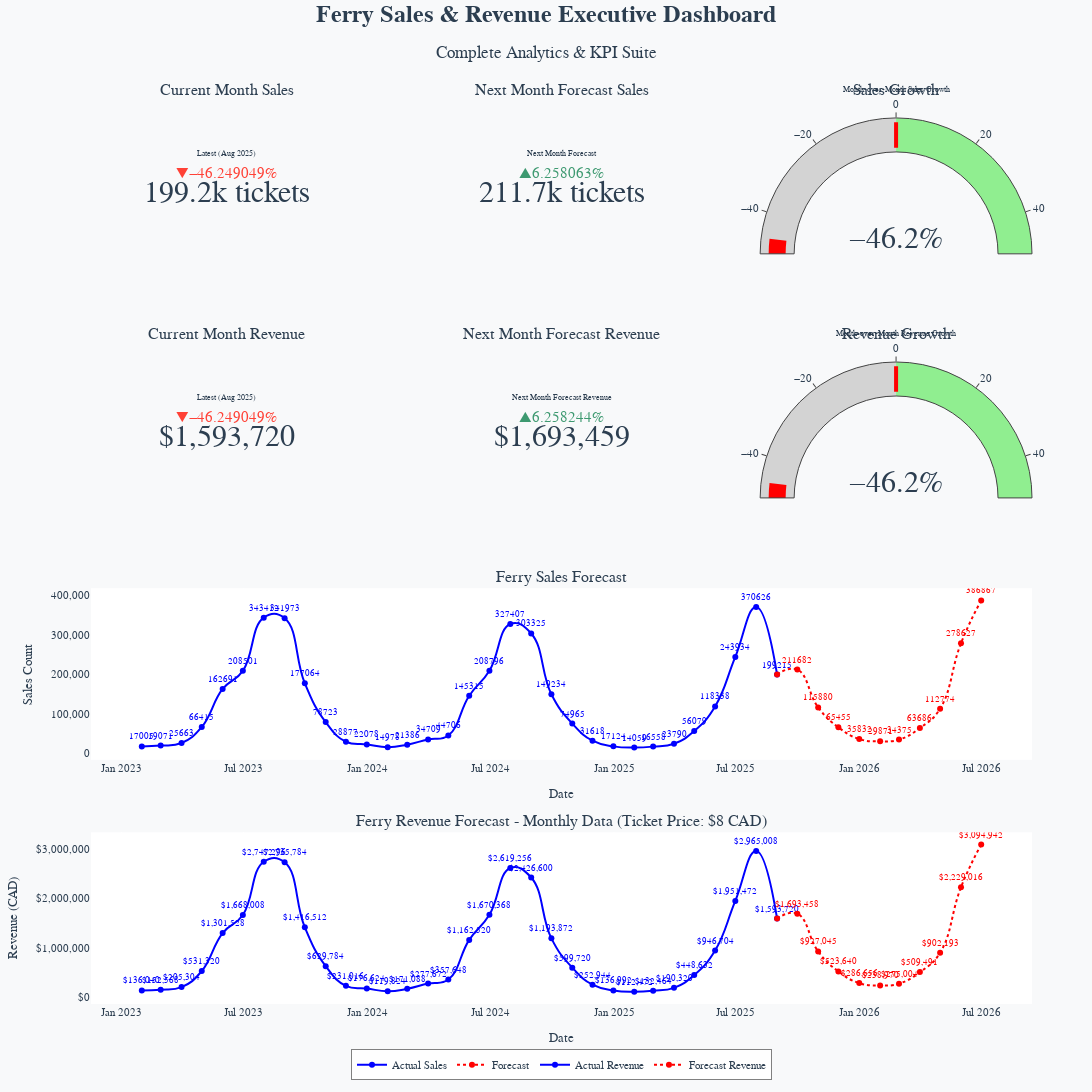

Here is the notebook cell this chart was saved with:
### Code cell
import plotly.graph_objects as go
from plotly.subplots import make_subplots
import pandas as pd

# Set ticket price
ticket_price = 8.0

# Calculate revenue
df_revenue = df.copy()
df_revenue['Revenue'] = df_revenue['Sales Count'] * ticket_price

forecast_revenue = forecast.copy()
forecast_revenue['Revenue'] = forecast_revenue['yhat'] * ticket_price

# Get KPI values (your original function)
def get_kpis():
    kpis = {}
    last_month = df_revenue['Date'].max()
    last_data = df_revenue[df_revenue['Date'] == last_month]
    kpis['this_month_sales'] = last_data['Sales Count'].iloc[0]
    kpis['this_month_revenue'] = last_data['Revenue'].iloc[0]
    kpis['this_month_label'] = f"Latest ({last_month.strftime('%b %Y')})"
    
    next_month_forecast = forecast_revenue.iloc[0]
    kpis['next_month_sales'] = int(next_month_forecast['yhat'])
    kpis['next_month_revenue'] = next_month_forecast['Revenue']
    
    if len(df_revenue) >= 2:
        prev_month = df_revenue.iloc[-2]
        current_month_data = df_revenue.iloc[-1]
        kpis['prev_month_sales'] = prev_month['Sales Count']
        kpis['prev_month_revenue'] = prev_month['Revenue']
        kpis['sales_growth'] = ((current_month_data['Sales Count'] - prev_month['Sales Count']) / prev_month['Sales Count']) * 100
        kpis['revenue_growth'] = ((current_month_data['Revenue'] - prev_month['Revenue']) / prev_month['Revenue']) * 100
    else:
        kpis['prev_month_sales'] = kpis['this_month_sales']
        kpis['prev_month_revenue'] = kpis['this_month_revenue']
        kpis['sales_growth'] = 0
        kpis['revenue_growth'] = 0
    
    kpis['forecast_sales_change'] = ((kpis['next_month_sales'] - kpis['this_month_sales']) / kpis['this_month_sales']) * 100
    kpis['forecast_revenue_change'] = ((kpis['next_month_revenue'] - kpis['this_month_revenue']) / kpis['this_month_revenue']) * 100
    
    return kpis

kpis = get_kpis()

# Create layout with KPIs at top, then your charts
fig = make_subplots(
    rows=4, cols=3,
    specs=[
        # Row 1: All 6 KPIs (your complete KPI dashboard)
        [{"type": "indicator"}, {"type": "indicator"}, {"type": "indicator"}],
        # Row 2: Second row of KPIs
        [{"type": "indicator"}, {"type": "indicator"}, {"type": "indicator"}],
        # Row 3: Sales forecast chart (full width)
        [{"colspan": 3}, None, None],
        # Row 4: Revenue forecast chart (full width)  
        [{"colspan": 3}, None, None]
    ],
    subplot_titles=[
        "Current Month Sales", "Next Month Forecast Sales", "Sales Growth",
        "Current Month Revenue", "Next Month Forecast Revenue", "Revenue Growth", 
        "Ferry Sales Forecast", 
        "Ferry Revenue Forecast - Monthly Data (Ticket Price: $8 CAD)"
    ],
    vertical_spacing=0.08
)

# Row 1: Sales KPIs (exactly as you had them)
# Current Month Sales KPI
fig.add_trace(go.Indicator(
    mode="number+delta",
    value=kpis['this_month_sales'],
    number={'suffix': " tickets", 'font': {'size': 30}},
    delta={'reference': kpis.get('prev_month_sales', kpis['this_month_sales']), 'relative': True, 'position': "top"},
    title={"text": kpis.get('this_month_label', 'Current Month')},
), row=1, col=1)

# Next Month Forecast Sales KPI
fig.add_trace(go.Indicator(
    mode="number+delta",
    value=kpis['next_month_sales'],
    number={'suffix': " tickets", 'font': {'size': 30}},
    delta={'reference': kpis['this_month_sales'], 'relative': True, 'position': "top"},
    title={"text": "Next Month Forecast"},
), row=1, col=2)

# Sales Growth Gauge (exactly as you had it)
fig.add_trace(go.Indicator(
    mode="number+gauge",
    value=kpis.get('sales_growth', 0),
    number={'suffix': "%", 'font': {'size': 30}},
    gauge={'axis': {'range': [-50, 50]},
           'bar': {'color': "green" if kpis.get('sales_growth', 0) > 0 else "red"},
           'steps': [{'range': [-50, 0], 'color': "lightgray"},
                    {'range': [0, 50], 'color': "lightgreen"}],
           'threshold': {'line': {'color': "red", 'width': 4},
                        'thickness': 0.75, 'value': 0}},
    title={"text": "Month-over-Month Sales Growth"},
), row=1, col=3)

# Row 2: Revenue KPIs (exactly as you had them)
# Current Month Revenue KPI
fig.add_trace(go.Indicator(
    mode="number+delta",
    value=kpis['this_month_revenue'],
    number={'prefix': "$", 'font': {'size': 30}, 'valueformat': ',.0f'},
    delta={'reference': kpis.get('prev_month_revenue', kpis['this_month_revenue']), 'relative': True, 'position': "top"},
    title={"text": kpis.get('this_month_label', 'Current Month Revenue')},
), row=2, col=1)

# Next Month Forecast Revenue KPI
fig.add_trace(go.Indicator(
    mode="number+delta",
    value=kpis['next_month_revenue'],
    number={'prefix': "$", 'font': {'size': 30}, 'valueformat': ',.0f'},
    delta={'reference': kpis['this_month_revenue'], 'relative': True, 'position': "top"},
    title={"text": "Next Month Forecast Revenue"},
), row=2, col=2)

# Revenue Growth Gauge (exactly as you had it)
fig.add_trace(go.Indicator(
    mode="number+gauge",
    value=kpis.get('revenue_growth', 0),
    number={'suffix': "%", 'font': {'size': 30}},
    gauge={'axis': {'range': [-50, 50]},
           'bar': {'color': "green" if kpis.get('revenue_growth', 0) > 0 else "red"},
           'steps': [{'range': [-50, 0], 'color': "lightgray"},
                    {'range': [0, 50], 'color': "lightgreen"}],
           'threshold': {'line': {'color': "red", 'width': 4},
                        'thickness': 0.75, 'value': 0}},
    title={"text": "Month-over-Month Revenue Growth"},
), row=2, col=3)

# Row 3: Your Sales Forecast (exactly as you had it)
fig.add_trace(go.Scatter(
    x=df['Date'],
    y=df['Sales Count'],
    mode='lines+markers+text',
    text=df['Sales Count'],
    textposition='top center',
    textfont=dict(size=9, color='blue'),
    name='Actual Sales',
    line=dict(color='blue', width=2, shape='spline', smoothing=1.3),
    marker=dict(size=6, color='blue')
), row=3, col=1)

# Create seamless connection for forecast
last_actual_date = df['Date'].iloc[-1]
last_actual_value = df['Sales Count'].iloc[-1]
forecast_dates = [last_actual_date] + list(forecast['ds'])
forecast_values = [last_actual_value] + list(forecast['yhat'])

fig.add_trace(go.Scatter(
    x=forecast_dates,
    y=forecast_values,
    mode='lines+markers+text',
    text=[''] + [f"{int(val)}" for val in forecast['yhat']],
    textposition='top center',
    textfont=dict(size=9, color='red'),
    name='Forecast',
    line=dict(color='red', width=2, dash='dot', shape='spline', smoothing=1.3),
    marker=dict(size=6, color='red')
), row=3, col=1)

# Row 4: Your Revenue Forecast (exactly as you had it)
fig.add_trace(go.Scatter(
    x=df_revenue['Date'],
    y=df_revenue['Revenue'],
    mode='lines+markers+text',
    text=[f"${int(val):,}" for val in df_revenue['Revenue']],
    textposition='top center',
    textfont=dict(size=9, color='blue'),
    name='Actual Revenue',
    line=dict(color='blue', width=2, shape='spline', smoothing=1.3),
    marker=dict(size=6, color='blue')
), row=4, col=1)

# Forecast revenue
last_actual_revenue = df_revenue['Revenue'].iloc[-1]
forecast_revenue_dates = [last_actual_date] + list(forecast_revenue['ds'])
forecast_revenue_values = [last_actual_revenue] + list(forecast_revenue['Revenue'])

fig.add_trace(go.Scatter(
    x=forecast_revenue_dates,
    y=forecast_revenue_values,
    mode='lines+markers+text',
    text=[''] + [f"${int(val):,}" for val in forecast_revenue['Revenue']],
    textposition='top center',
    textfont=dict(size=9, color='red'),
    name='Forecast Revenue',
    line=dict(color='red', width=2, dash='dot', shape='spline', smoothing=1.3),
    marker=dict(size=6, color='red')
), row=4, col=1)

# Update layout to match your original styling
fig.update_layout(
    title={
        'text': '<b>Ferry Sales & Revenue Executive Dashboard</b><br><sub>Complete Analytics & KPI Suite</sub>',
        'x': 0.5,
        'y': 0.98,
        'font': {'size': 24, 'family': 'Arial Black', 'color': '#2c3e50'}
    },
    height=1400,
    width=1600,
    showlegend=True,
    paper_bgcolor='#f8f9fa',
    plot_bgcolor='white',
    font=dict(family="Arial", size=11, color='#2c3e50'),
    legend=dict(
        orientation="h",
        yanchor="top",
        y=-0.05,
        xanchor="center",
        x=0.5,
        bgcolor='rgba(255,255,255,0.9)',
        bordercolor='gray',
        borderwidth=1
    ),
    margin=dict(t=100, b=80, l=60, r=60)  # Add more bottom margin for legend
)

# Update axes to match your original formatting
fig.update_yaxes(title_text="Sales Count", tickformat=',.0f', row=3, col=1)
fig.update_yaxes(title_text="Revenue (CAD)", tickformat='$,.0f', row=4, col=1)
fig.update_xaxes(title_text="Date", row=3, col=1)
fig.update_xaxes(title_text="Date", row=4, col=1)

fig.show()

# Your original summary
print("\n" + "="*70)
print("FERRY OPERATIONS - EXECUTIVE KPI SUMMARY")
print("="*70)
print(f"📊 CURRENT PERFORMANCE:")
print(f"   Current Month Sales: {kpis['this_month_sales']:,} tickets")
print(f"   Current Month Revenue: ${kpis['this_month_revenue']:,.0f} CAD")
print(f"   Month-over-Month Growth: {kpis.get('sales_growth', 0):+.1f}%")
print()
print(f"🔮 NEXT MONTH FORECAST:")
print(f"   Forecasted Sales: {kpis['next_month_sales']:,} tickets")
print(f"   Forecasted Revenue: ${kpis['next_month_revenue']:,.0f} CAD")
print(f"   Expected Change: {kpis['forecast_sales_change']:+.1f}% sales, {kpis['forecast_revenue_change']:+.1f}% revenue")
print()
print(f"💰 KEY METRICS:")
print(f"   Average Ticket Price: ${ticket_price:.2f} CAD")
print(f"   Revenue per Ticket: ${kpis['this_month_revenue']/kpis['this_month_sales']:.2f} CAD")
print("="*70)

### Figure 1 — Plotly figure (JSON) as saved in the notebook; plotly's stock layout.template omitted (floating-point values rounded to 4 significant figures)
{"data": [{"delta": {"position": "top", "reference": 370626, "relative": true}, "domain": {"x": [0, 0.2889], "y": [0.81, 1]}, "mode": "number+delta", "number": {"font": {"size": 30}, "suffix": " tickets"}, "title": {"text": "Latest (Aug 2025)"}, "type": "indicator", "value": 199215}, {"delta": {"position": "top", "reference": 199215, "relative": true}, "domain": {"x": [0.3556, 0.6444], "y": [0.81, 1]}, "mode": "number+delta", "number": {"font": {"size": 30}, "suffix": " tickets"}, "title": {"text": "Next Month Forecast"}, "type": "indicator", "value": 211682}, {"domain": {"x": [0.7111, 1], "y": [0.81, 1]}, "gauge": {"axis": {"range": [-50, 50]}, "bar": {"color": "red"}, "steps": [{"color": "lightgray", "range": [-50, 0]}, {"color": "lightgreen", "range": [0, 50]}], "threshold": {"line": {"color": "red", "width": 4}, "thickness": 0.75, "value": 0}}, "mode": "number+gauge", "number": {"font": {"size": 30}, "suffix": "%"}, "title": {"text": "Month-over-Month Sales Growth"}, "type": "indicator", "value": -46.25}, {"delta": {"position": "top", "reference": 2965008, "relative": true}, "domain": {"x": [0, 0.2889], "y": [0.54, 0.73]}, "mode": "number+delta", "number": {"font": {"size": 30}, "prefix": "$", "valueformat": ",.0f"}, "title": {"text": "Latest (Aug 2025)"}, "type": "indicator", "value": 1593720}, {"delta": {"position": "top", "reference": 1593720, "relative": true}, "domain": {"x": [0.3556, 0.6444], "y": [0.54, 0.73]}, "mode": "number+delta", "number": {"font": {"size": 30}, "prefix": "$", "valueformat": ",.0f"}, "title": {"text": "Next Month Forecast Revenue"}, "type": "indicator", "value": 1693000.0}, {"domain": {"x": [0.7111, 1], "y": [0.54, 0.73]}, "gauge": {"axis": {"range": [-50, 50]}, "bar": {"color": "red"}, "steps": [{"color": "lightgray", "range": [-50, 0]}, {"color": "lightgreen", "range": [0, 50]}], "threshold": {"line": {"color": "red", "width": 4}, "thickness": 0.75, "value": 0}}, "mode": "number+gauge", "number": {"font": {"size": 30}, "suffix": "%"}, "title": {"text": "Month-over-Month Revenue Growth"}, "type": "indicator", "value": -46.25}, {"line": {"color": "blue", "shape": "spline", "smoothing": 1.3, "width": 2}, "marker": {"color": "blue", "size": 6}, "mode": "lines+markers+text", "name": "Actual Sales", "text": [17000.0, 19070.0, 25660.0, 66420.0, 162700.0, 208500.0, 343400.0, 342000.0, 177100.0, 78720.0, 28880.0, 22080.0, 14980.0, 21390.0, 34710.0, 44710.0, 145300.0, 208800.0, 327400.0, 303300.0, 149200.0, 74960.0, 31620.0, 17120.0, 14060.0, 16560.0, 23790.0, 56080.0, 118300.0, 243900.0, 370600.0, 199200.0], "textfont": {"color": "blue", "size": 9}, "textposition": "top center", "type": "scatter", "x": ["2023-01-31T00:00:00.000000000", "2023-02-28T00:00:00.000000000", "2023-03-31T00:00:00.000000000", "2023-04-30T00:00:00.000000000", "2023-05-31T00:00:00.000000000", "2023-06-30T00:00:00.000000000", "2023-07-31T00:00:00.000000000", "2023-08-31T00:00:00.000000000", "2023-09-30T00:00:00.000000000", "2023-10-31T00:00:00.000000000", "2023-11-30T00:00:00.000000000", "2023-12-31T00:00:00.000000000", "2024-01-31T00:00:00.000000000", "2024-02-29T00:00:00.000000000", "2024-03-31T00:00:00.000000000", "2024-04-30T00:00:00.000000000", "2024-05-31T00:00:00.000000000", "2024-06-30T00:00:00.000000000", "2024-07-31T00:00:00.000000000", "2024-08-31T00:00:00.000000000", "2024-09-30T00:00:00.000000000", "2024-10-31T00:00:00.000000000", "2024-11-30T00:00:00.000000000", "2024-12-31T00:00:00.000000000", "2025-01-31T00:00:00.000000000", "2025-02-28T00:00:00.000000000", "2025-03-31T00:00:00.000000000", "2025-04-30T00:00:00.000000000", "2025-05-31T00:00:00.000000000", "2025-06-30T00:00:00.000000000", "2025-07-31T00:00:00.000000000", "2025-08-31T00:00:00.000000000"], "xaxis": "x", "y": [17005, 19071, 25663, 66415, 162691, 208501, 343412, 341973, 177064, 78723, 28877, 22078, 14978, 21386, 34709, 44706, 145315, 208796, 327407, 303325, 149234, 74965, 31618, 17124, 14059, 16558, 23790, 56079, 118338, 243934, 370626, 199215], "yaxis": "y"}, {"line": {"color": "red", "dash": "dot", "shape": "spline", "smoothing": 1.3, "width": 2}, "marker": {"color": "red", "size": 6}, "mode": "lines+markers+text", "name": "Forecast", "text": ["", "211682", "115880", "65455", "35832", "29871", "34375", "63686", "112774", "278627", "386867"], "textfont": {"color": "red", "size": 9}, "textposition": "top center", "type": "scatter", "x": ["2025-08-31T00:00:00", "2025-09-30T00:00:00", "2025-10-31T00:00:00", "2025-11-30T00:00:00", "2025-12-31T00:00:00", "2026-01-31T00:00:00", "2026-02-28T00:00:00", "2026-03-31T00:00:00", "2026-04-30T00:00:00", "2026-05-31T00:00:00", "2026-06-30T00:00:00"], "xaxis": "x", "y": [199215, 211700.0, 115900.0, 65460.0, 35830.0, 29870.0, 34380.0, 63690.0, 112800.0, 278600.0, 386900.0], "yaxis": "y"}, {"line": {"color": "blue", "shape": "spline", "smoothing": 1.3, "width": 2}, "marker": {"color": "blue", "size": 6}, "mode": "lines+markers+text", "name": "Actual Revenue", "text": ["$136,040", "$152,568", "$205,304", "$531,320", "$1,301,528", "$1,668,008", "$2,747,296", "$2,735,784", "$1,416,512", "$629,784", "$231,016", "$176,624", "$119,824", "$171,088", "$277,672", "$357,648", "$1,162,520", "$1,670,368", "$2,619,256", "$2,426,600", "$1,193,872", "$599,720", "$252,944", "$136,992", "$112,472", "$132,464", "$190,320", "$448,632", "$946,704", "$1,951,472", "$2,965,008", "$1,593,720"], "textfont": {"color": "blue", "size": 9}, "textposition": "top center", "type": "scatter", "x": ["2023-01-31T00:00:00.000000000", "2023-02-28T00:00:00.000000000", "2023-03-31T00:00:00.000000000", "2023-04-30T00:00:00.000000000", "2023-05-31T00:00:00.000000000", "2023-06-30T00:00:00.000000000", "2023-07-31T00:00:00.000000000", "2023-08-31T00:00:00.000000000", "2023-09-30T00:00:00.000000000", "2023-10-31T00:00:00.000000000", "2023-11-30T00:00:00.000000000", "2023-12-31T00:00:00.000000000", "2024-01-31T00:00:00.000000000", "2024-02-29T00:00:00.000000000", "2024-03-31T00:00:00.000000000", "2024-04-30T00:00:00.000000000", "2024-05-31T00:00:00.000000000", "2024-06-30T00:00:00.000000000", "2024-07-31T00:00:00.000000000", "2024-08-31T00:00:00.000000000", "2024-09-30T00:00:00.000000000", "2024-10-31T00:00:00.000000000", "2024-11-30T00:00:00.000000000", "2024-12-31T00:00:00.000000000", "2025-01-31T00:00:00.000000000", "2025-02-28T00:00:00.000000000", "2025-03-31T00:00:00.000000000", "2025-04-30T00:00:00.000000000", "2025-05-31T00:00:00.000000000", "2025-06-30T00:00:00.000000000", "2025-07-31T00:00:00.000000000", "2025-08-31T00:00:00.000000000"], "xaxis": "x2", "y": [136000.0, 152600.0, 205300.0, 531300.0, 1302000.0, 1668000.0, 2747000.0, 2736000.0, 1417000.0, 629800.0, 231000.0, 176600.0, 119800.0, 171100.0, 277700.0, 357600.0, 1163000.0, 1670000.0, 2619000.0, 2427000.0, 1194000.0, 599700.0, 252900.0, 137000.0, 112500.0, 132500.0, 190300.0, 448600.0, 946700.0, 1951000.0, 2965000.0, 1594000.0], "yaxis": "y2"}, {"line": {"color": "red", "dash": "dot", "shape": "spline", "smoothing": 1.3, "width": 2}, "marker": {"color": "red", "size": 6}, "mode": "lines+markers+text", "name": "Forecast Revenue", "text": ["", "$1,693,458", "$927,045", "$523,640", "$286,656", "$238,970", "$275,004", "$509,491", "$902,193", "$2,229,016", "$3,094,942"], "textfont": {"color": "red", "size": 9}, "textposition": "top center", "type": "scatter", "x": ["2025-08-31T00:00:00", "2025-09-30T00:00:00", "2025-10-31T00:00:00", "2025-11-30T00:00:00", "2025-12-31T00:00:00", "2026-01-31T00:00:00", "2026-02-28T00:00:00", "2026-03-31T00:00:00", "2026-04-30T00:00:00", "2026-05-31T00:00:00", "2026-06-30T00:00:00"], "xaxis": "x2", "y": [1593720, 1693000.0, 927000.0, 523600.0, 286700.0, 239000.0, 275000.0, 509500.0, 902200.0, 2229000.0, 3095000.0], "yaxis": "y2"}], "layout": {"annotations": [{"font": {"size": 16}, "showarrow": false, "text": "Current Month Sales", "x": 0.1444, "xanchor": "center", "xref": "paper", "y": 1, "yanchor": "bottom", "yref": "paper"}, {"font": {"size": 16}, "showarrow": false, "text": "Next Month Forecast Sales", "x": 0.5, "xanchor": "center", "xref": "paper", "y": 1, "yanchor": "bottom", "yref": "paper"}, {"font": {"size": 16}, "showarrow": false, "text": "Sales Growth", "x": 0.8556, "xanchor": "center", "xref": "paper", "y": 1, "yanchor": "bottom", "yref": "paper"}, {"font": {"size": 16}, "showarrow": false, "text": "Current Month Revenue", "x": 0.1444, "xanchor": "center", "xref": "paper", "y": 0.73, "yanchor": "bottom", "yref": "paper"}, {"font": {"size": 16}, "showarrow": false, "text": "Next Month Forecast Revenue", "x": 0.5, "xanchor": "center", "xref": "paper", "y": 0.73, "yanchor": "bottom", "yref": "paper"}, {"font": {"size": 16}, "showarrow": false, "text": "Revenue Growth", "x": 0.8556, "xanchor": "center", "xref": "paper", "y": 0.73, "yanchor": "bottom", "yref": "paper"}, {"font": {"size": 16}, "showarrow": false, "text": "Ferry Sales Forecast", "x": 0.5, "xanchor": "center", "xref": "paper", "y": 0.46, "yanchor": "bottom", "yref": "paper"}, {"font": {"size": 16}, "showarrow": false, "text": "Ferry Revenue Forecast - Monthly Data (Ticket Price: $8 CAD)", "x": 0.5, "xanchor": "center", "xref": "paper", "y": 0.19, "yanchor": "bottom", "yref": "paper"}], "font": {"color": "#2c3e50", "family": "Arial", "size": 11}, "height": 1400, "legend": {"bgcolor": "rgba(255,255,255,0.9)", "bordercolor": "gray", "borderwidth": 1, "orientation": "h", "x": 0.5, "xanchor": "center", "y": -0.05, "yanchor": "top"}, "margin": {"b": 80, "l": 60, "r": 60, "t": 100}, "paper_bgcolor": "#f8f9fa", "plot_bgcolor": "white", "showlegend": true, "title": {"font": {"color": "#2c3e50", "family": "Arial Black", "size": 24}, "text": "<b>Ferry Sales & Revenue Executive Dashboard</b><br><sub>Complete Analytics & KPI Suite</sub>", "x": 0.5, "y": 0.98}, "width": 1600, "xaxis": {"anchor": "y", "domain": [0, 1], "title": {"text": "Date"}}, "xaxis2": {"anchor": "y2", "domain": [0, 1], "title": {"text": "Date"}}, "yaxis": {"anchor": "x", "domain": [0.27, 0.46], "tickformat": ",.0f", "title": {"text": "Sales Count"}}, "yaxis2": {"anchor": "x2", "domain": [0, 0.19], "tickformat": "$,.0f", "title": {"text": "Revenue (CAD)"}}}}
